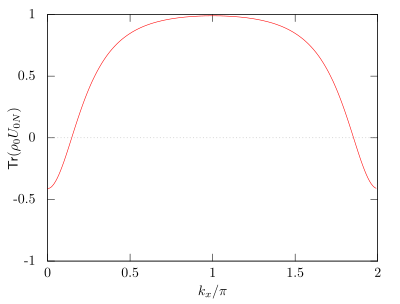

Write the gnuplot code that produced this figure.
unset multiplot
reset
eval setdef('tex','0')

output='uhlmann-bhz-ReTr'
if (tex == 1) {
  #set lmargin at screen 0
  #set rmargin at screen 1
  #set bmargin at screen 0
  #set tmargin at screen 1
  set term lua tikz standalone createstyle size 4in,3in  #fontscale 0.6
  set output output.'.tex'
}

udat = 'uhlmann.dat'
wdat = 'wannier.dat'

###
# do stuff
set xlabel '$k_x/\pi$'
set ylabel '$\textsf{Tr}(\rho_0U_{0N})$' offset first 0.1
set xrange [0:2]
set yrange [-1:1]

set key opaque
set key bottom right spacing 2
p udat u ($2/pi):($7*cos($8)) w l lc 1 notit, \
  0 w l lt 0 notit

###

if (tex == 1){
  unset output
  set term wxt
  build = buildtex(output)
  print '"eval build" to build and preview'
} else {
  #print "press enter to continue"
  #pause -1
}
